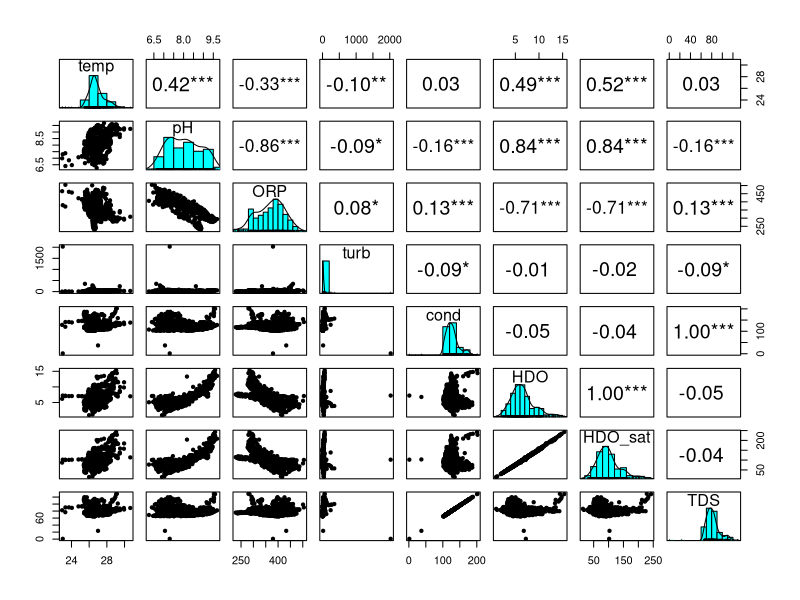
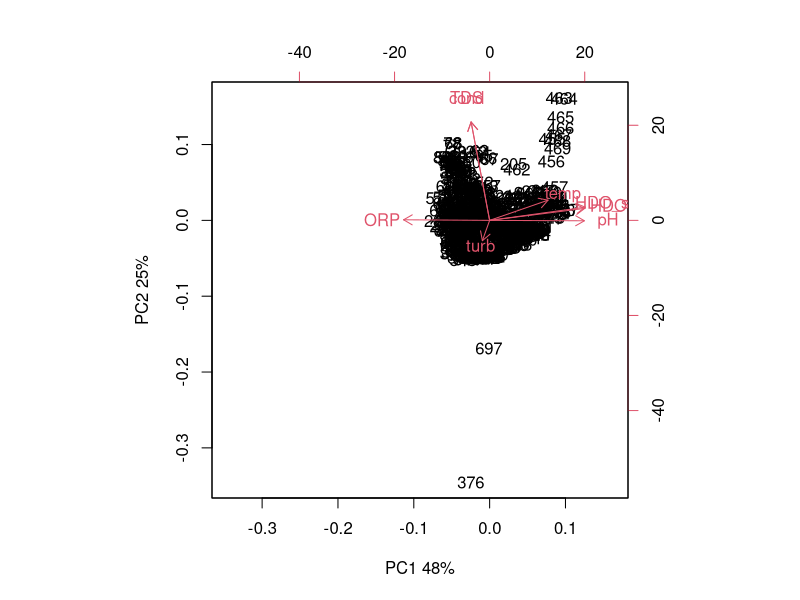
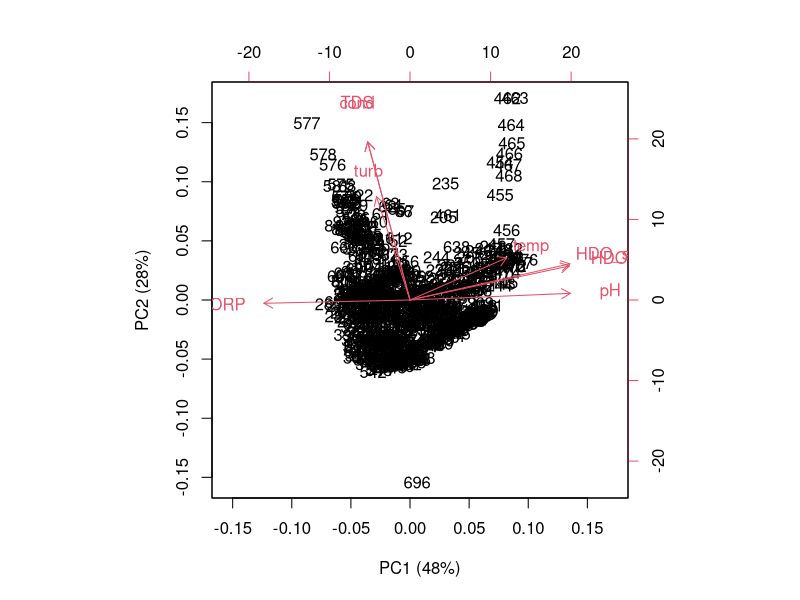
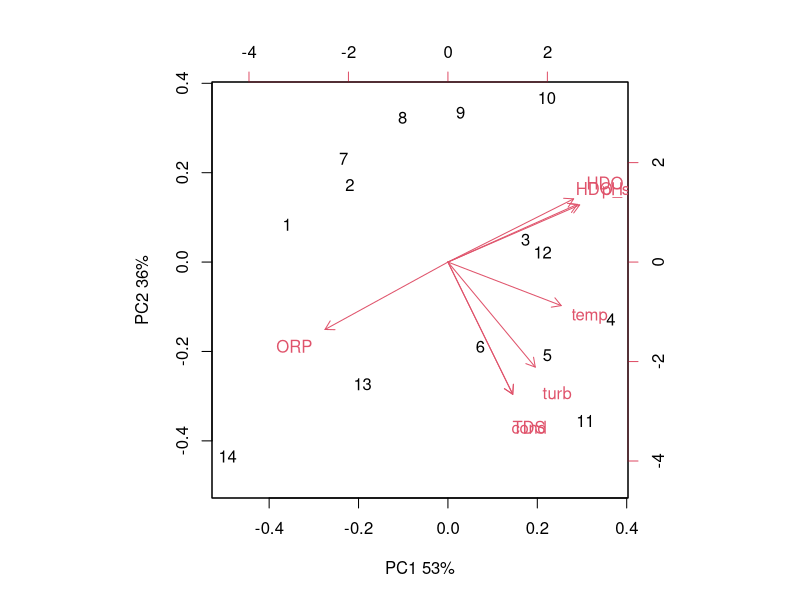
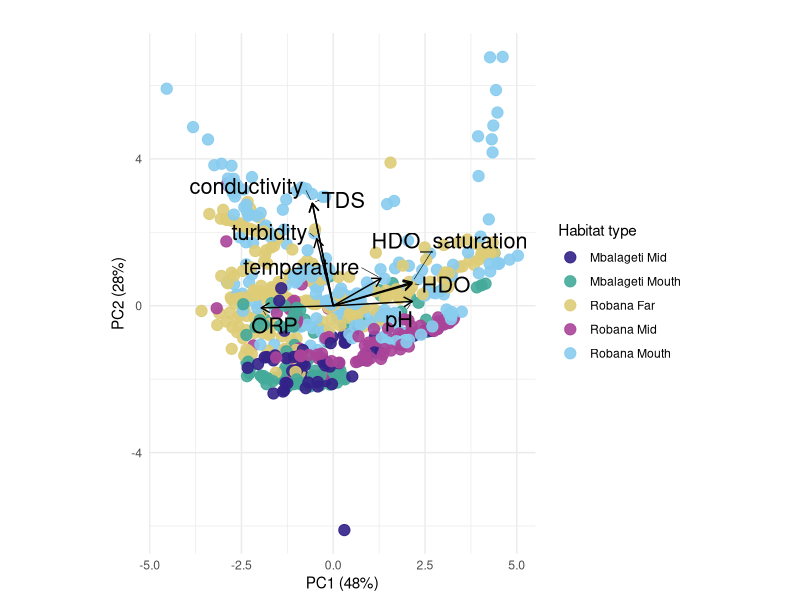
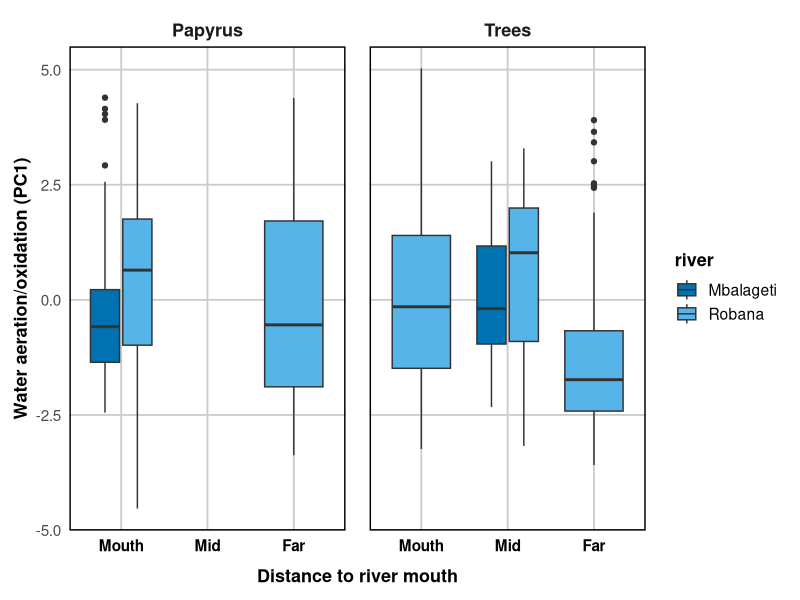
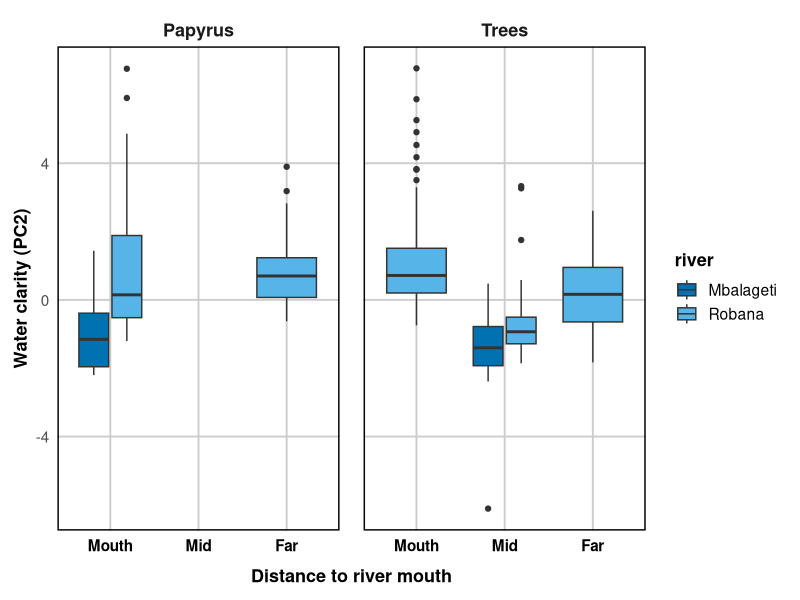
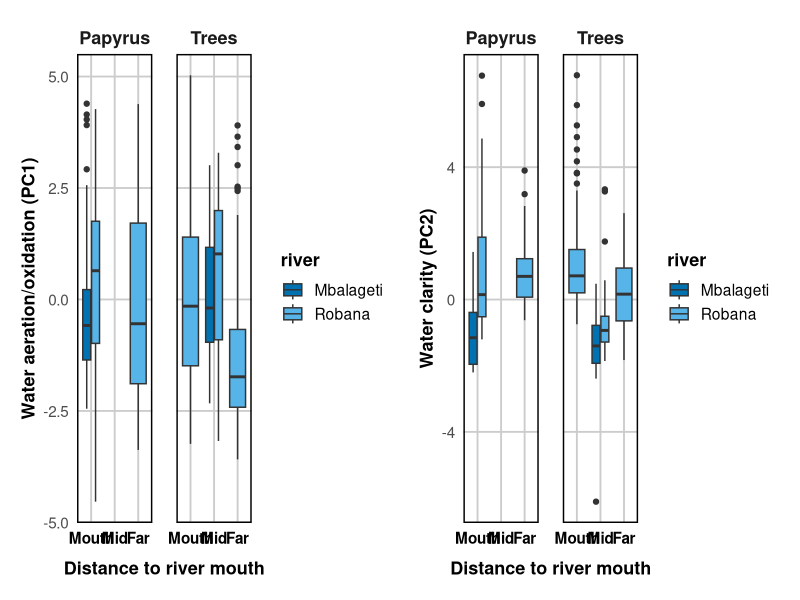

Source code (R) for these figures, in order: (Note: this script raises an error after producing the figures.)
rm(list = ls())

# load libraries
library(tidyverse)  # includes dplyr, ggplot2
library(vegan)      # multivariate analysis of ecological community data   
library(psych)      # useful for panel plots of multivariate datasets
library(ggrepel)    # label placement for ggplot2 to avoid overlapping text
library(patchwork)  # combine multiple ggplot2 plots into one layout 

# load data_water
data_water <- read.csv("data_water.csv") |>
  dplyr::mutate(transect_date_time = paste(transect_ID, substr(date_time_end, 1, 6), substr(date_time_start, 12, 16), sep = " "))|>
  mutate(date=as.Date(date, format= "%d-%b-%Y"),
         habitat_detailed = case_when(
           transect_ID %in% c("pap_1", "pap_2") ~ "Papyrus Mbalageti Mouth",
           transect_ID %in% c("pap_3", "pap_4") ~ "Papyrus Robana Mouth",
           transect_ID %in% c("pap_5", "pap_6") ~ "Papyrus Robana Far",
           transect_ID %in% c("tree_1", "tree_2") ~ "Tree Mbalageti Mid",
           transect_ID %in% c("tree_3", "tree_4") ~ "Tree Robana Mid",
           transect_ID %in% c("tree_5", "tree_6") ~ "Tree Robana Mouth",
           transect_ID %in% c("tree_7", "tree_8") ~ "Tree Robana Far",
           TRUE ~ NA_character_),
         habitat_main = case_when(
           transect_ID %in% c("pap_1", "pap_2","pap_3", "pap_4","pap_5", "pap_6" ) ~ "Papyrus",
           transect_ID %in% c("tree_1", "tree_2","tree_3", "tree_4","tree_5", "tree_6","tree_7", "tree_8") ~ "Trees",
           TRUE ~ NA_character_),
         distance_to_river_mouth= case_when(
           transect_ID %in% c("pap_1", "pap_2", "pap_3", "pap_4", "tree_5", "tree_6") ~ "Mouth",
           transect_ID %in% c("tree_1", "tree_2", "tree_3", "tree_4") ~ "Mid",
           transect_ID %in% c("pap_5", "pap_6", "tree_7", "tree_8") ~ "Far"
         ),
         distance_to_river_mouth= factor(distance_to_river_mouth, levels= c("Mouth", "Mid", "Far")),
         habitat_detailed_2= case_when(
           transect_ID %in% c("pap_1", "pap_2") ~ "Mbalageti Mouth",
           transect_ID %in% c("pap_3", "pap_4","tree_5", "tree_6") ~ "Robana Mouth",
           transect_ID %in% c("pap_5", "pap_6","tree_7", "tree_8") ~ "Robana Far",
           transect_ID %in% c("tree_1", "tree_2") ~ "Mbalageti Mid",
           transect_ID %in% c("tree_3", "tree_4") ~ "Robana Mid",
           TRUE ~ NA_character_),
         river= case_when(
           transect_ID %in% c("pap_1", "pap_2", "tree_1", "tree_2") ~ "Mbalageti",
           transect_ID %in% c("pap_3", "pap_4", "pap_5", "pap_6", "tree_3", "tree_4","tree_5", "tree_6", "tree_7", "tree_8") ~ "Robana"
         ))


# explore the correlations among the factors in a panel pairs plot
psych::pairs.panels(data_water |> dplyr::select(temp, pH, ORP, turb, cond, HDO, HDO_sat, TDS),smooth=F,ci=T,ellipses=F,stars=T,method="pearson")
# very strong relation between conductivity and TDS, one on one correlation
# HDO and HDO_sat one on one correlation
# strong negative correlation between ORP and HDO & HDO_sat
# strong positive correlation between pH and HDO
# strong negative correlation between pH and ORP

# PCA with all data
pca_input <- data_water |>
  dplyr::select(temp, pH, ORP, turb, cond, HDO, HDO_sat, TDS)|>
  filter(if_all(everything(), ~ !is.na(.) & !is.infinite(.)))

pca_result <- prcomp(pca_input,center=T, scale. = TRUE)
pca_result
summary(pca_result)

biplot(pca_result,xlab="PC1 48%",ylab="PC2 25%")

# korte selectie van paar outliers
data_water_selected <- data_water |> 
  slice(c(377, 740, 622))
  
write.csv(data_water_selected, "data_water_selected.csv", row.names = F)

# points 376, 621 and 739 suggest outliers
# point 376 has a very high turbidity, very low conductivity and low TDS, depth 0.46
# point 376 was recorded at 11:07:58, which coincides with the exact start time of the transect, seconds moved = 2 and meters moved = 2  suggesting the multiprobe may not yet have been fully submerged. The shallow depth (0.46m) supports this assumption. Partial submersion may also explain the unusually high HDO saturation and turbidity, as the sensors may have measured surface water or even been partially exposed to air.
# there is some time issue with the multimeter probe therefore it could be that the measurement already started but, while the transect was not yet started

# point 621: TDS relatively low, conductivity low, turbidity high, depth 0.47, suggest that the probe is held more close to the surface, point 696 is 0.81 meter and point 697 is 0.47 and 698 also 0.47 so maybe the probe was drawn a bit to the surface
# remove these two outliers from the data set, as these might nog be representative measurements
pca_input2 <- data_water |>
  dplyr::slice(c(-377, -740)) |>
  dplyr::select(temp, pH, ORP, turb, cond, HDO, HDO_sat, TDS)|>
  filter(if_all(everything(), ~ !is.na(.) & !is.infinite(.)))

pca_result <- prcomp(pca_input2,center=T, scale. = TRUE)
pca_result
summary(pca_result)

biplot(pca_result, xlab = "PC1 (48%)", ylab = "PC2 (28%)")
# now the plot looks better, still there seems to be a cluster of points to the right

# try PCA with averaged data
pca_input_avg <- data_water |>
  dplyr::slice(c(-377, -698)) |>
  dplyr::filter(if_all(c(temp, pH, ORP, turb, cond, HDO, HDO_sat, TDS),
                       ~ !is.na(.) & !is.infinite(.))) |>
  dplyr::group_by(transect_ID) |>
  dplyr::summarise(
    temp = mean(temp),
    pH = mean(pH),
    ORP = mean(ORP),
    turb = mean(turb),
    cond = mean(cond),
    HDO = mean(HDO),
    HDO_sat = mean(HDO_sat),
    TDS = mean(TDS),
    .groups = "drop"
  )

pca_result_avg <- prcomp(
  pca_input_avg |> dplyr::select(-transect_ID),
  center = TRUE,
  scale. = TRUE
)
pca_result_avg
summary(pca_result_avg)

biplot(pca_result_avg,xlab="PC1 53%",ylab="PC2 36%")
# so the raw data explains 48+25= 73% of all variation
# averaged data explains 53+36= 89% of all variation

# comparing the two biplots, the arrows of temp, turb, cond and TDS seem to change direction, so try o find out why this is

# compute correlation matrices
cor_raw <- cor(pca_input2, use = "pairwise.complete.obs")
cor_avg <- cor(pca_input_avg |> dplyr::select(temp, pH, ORP, turb, cond, HDO, HDO_sat, TDS), use = "pairwise.complete.obs")

# convert matrices to long format data frames
cor_raw_df <- as.data.frame(as.table(cor_raw)) |>
  rename(Var1 = Var1, Var2 = Var2, Correlation_raw = Freq)

cor_avg_df <- as.data.frame(as.table(cor_avg)) |>
  rename(Var1 = Var1, Var2 = Var2, Correlation_avg = Freq)

# join on Var1 and Var2
cor_compare <- left_join(cor_raw_df, cor_avg_df, by = c("Var1", "Var2")) |>
  arrange(Var1, Var2)

# view table
print(cor_compare)
# temperature vs turbidity changes from 0.14 (weak positive) in raw to 0.51 (moderate positive) in averaged.
# ORP vs turbidity flips from 0.21 (positive) in raw to -0.15 (negative) in averaged.
# conductivity vs turbidity increases from 0.41 (moderate) in raw to 0.85 (very strong positive) in averaged.
# conductivity vs temp flips from nearly zero (-0.007) in raw to 0.56 (moderate positive) in averaged.
# pH vs turbidity flips from -0.16 (weak negative) in raw to 0.24 (weak positive) in averaged.
# TDS vs temperature flips from -0.007 in raw to 0.56 (moderate positive) in averaged.
# TDS vs turbidity rises from 0.41 (moderate) in raw to 0.85 (very strong positive) in averaged
# conductivity vs pH flips from -0.19 (negative) in raw to +0.04 (near zero positive) in averaged.
# HDO vs turbidity shifts from -0.07 (near zero) in raw to 0.24 (weak positive) in averaged.
# HDO_sat vs turbidity shifts from -0.05 in raw to 0.27 in averaged.

# the averaging pca changed correlation and might hide variability 
# I want to use the clustering of the parameters to give indication of water aeration and water clarity so it might be better to have enough variability in the data and choose for the raw data instead of averaging data

# make plot
# get row indices to align the meta data (categories) with the rows of the pca input
rows_to_keep <- as.numeric(rownames(pca_input2))

# run PCA
pca_result <- prcomp(pca_input2, center = TRUE, scale. = TRUE)

# add the meta data (habitat categories) with the rows used in the PCA
habitat_vector <- data_water$habitat_detailed_2[rows_to_keep]

# extract PCA scores into a dataframe and add the habitat categories
scores <- as.data.frame(pca_result$x)
scores$habitat <- habitat_vector

# extract loadings (arrows) for the first pricinipal components PC1 and PC2 
loadings <- as.data.frame(pca_result$rotation[, 1:2])  
# label the variable names
loadings$varname <- rownames(loadings)
loadings$varname <- dplyr::recode(
  loadings$varname,
  "cond" = "conductivity",
  "turb" = "turbidity",
  "temp" = "temperature",
  "HDO_sat" = "HDO_saturation"
)

# adjust the x and y positions of the labels
loadings$nudge_x <- 0
loadings$nudge_y <- 0

loadings$nudge_x[loadings$varname == "TDS"] <- 0.5
loadings$nudge_x[loadings$varname == "conductivity"] <- -0.3
loadings$nudge_x[loadings$varname == "turbidity"] <- -0.3
loadings$nudge_x[loadings$varname == "temperature"] <- 0.1
loadings$nudge_x[loadings$varname == "HDO"] <- 0.4
loadings$nudge_x[loadings$varname == "HDO_saturation"] <- 0.4
loadings$nudge_y[loadings$varname == "HDO_saturation"] <- -0.1
loadings$nudge_y[loadings$varname == "ORP"] <- -0.1

# scale arrows for visibility
arrow_scale <- 4.5 
loadings$PC1 <- loadings$PC1 * arrow_scale
loadings$PC2 <- loadings$PC2 * arrow_scale

# plot
ggplot(scores, aes(x = PC1, y = PC2, color = habitat)) +
  geom_point(size = 3.5, alpha= 0.9) +
  geom_segment(data = loadings,
               aes(x = 0, y = 0, xend = PC1, yend = PC2),
               arrow = arrow(length = unit(0.25, "cm")),
               color = "black", linewidth = 0.5) +
  geom_text_repel(
    data = loadings,
    aes(x = PC1, y = PC2, label = varname),
    color = "black",
    size = 5.5,
    nudge_x = loadings$nudge_x,
    nudge_y = loadings$nudge_y,
    force_pull= 0.3,
    segment.color = "black",     
    segment.size = 0.2,          
    box.padding = 0.4,          
    point.padding = 0.2,      
    min.segment.length = 0
  )+
  labs(
    title = "",
    x = paste0("PC1 (", round(summary(pca_result)$importance[2, 1] * 100), "%)"),
    y = paste0("PC2 (", round(summary(pca_result)$importance[2, 2] * 100), "%)"),
    color = "Habitat type"
  ) +
  coord_fixed() +
  theme_minimal() +
  scale_color_manual(values = c("#332288", "#44AA99", "#DDCC77", "#AA4499", "#88CCEE"))

# from the PCA plot it seems that HDO saturation, HDO, pH and temperature are clustered over PC1
# these factors give an indication about water aeration, chemical water quality
# conductivity, TDS and turbidity cluster together over PC2, these factors give an indication about water clarity (visible water quality)

# with these PCA results it is possible to plot the water parameters together in one plot instead of every parameters separately
# therefore need to extract the PCA values and make a data frame of it

# extract PCA values and add as column to data water
scores <- as.data.frame(pca_result$x)

# add metadata of data water by matching rows
meta <- data_water[rows_to_keep, ]  
pca_with_meta <- cbind(meta, scores)

# plot PC1 which represents water aeration (chemical water quality)
plot1 <- ggplot(pca_with_meta, aes(x = distance_to_river_mouth, y = PC1, fill= river)) +
  geom_boxplot()+
  facet_grid(~habitat_main)+
  theme(text= element_text(size=14))+
  labs(x= "Distance to river mouth", y= "Water aeration/oxidation (PC1)")+
  scale_fill_manual(values = c(
    "Mbalageti" = "#0072B2",
    "Robana" = "#56B4E9"))+
  theme_minimal(base_size = 14) +
  theme(
    axis.title = element_text(size = 13, face="bold"),
    axis.title.x = element_text(size = 13, face = "bold", margin = margin(t = 10)),
    axis.text.x = element_text(size = 11, face = "bold", color="black"), 
    axis.text = element_text(size = 11),
    legend.position = "right",
    legend.title = element_text(size = 13, face = "bold"),
    strip.text = element_text(size = 13, face = "bold"),
    panel.grid.major.x = element_line(color = "grey80", linetype = "solid"),
    panel.grid.major.y = element_line(color = "grey80", linetype = "solid"),
    panel.grid.minor = element_blank(),
    panel.spacing = unit(1.2, "lines"),
    panel.border = element_rect(color = "black", size = 1, fill = NA),
    plot.margin = margin(10, 10, 10, 10)
  )
plot1

# plot PC2 which represents water clarity (visible water quality)
plot2 <- ggplot(pca_with_meta, aes(x = distance_to_river_mouth, y = PC2, fill= river)) +
  geom_boxplot()+
  facet_grid(~habitat_main)+
  theme(text= element_text(size=14))+
  labs(x= "Distance to river mouth", y= "Water clarity (PC2)")+
  scale_fill_manual(values = c(
    "Mbalageti" = "#0072B2",
    "Robana" = "#56B4E9"))+
  theme_minimal(base_size = 14) +
  theme(
    axis.title = element_text(size = 13, face="bold"),
    axis.title.x = element_text(size = 13, face = "bold", margin = margin(t = 10)),
    axis.text.x = element_text(size = 11, face = "bold", color="black"), 
    axis.text = element_text(size = 11),
    legend.position = "right",
    legend.title = element_text(size = 13, face = "bold"),
    strip.text = element_text(size = 13, face = "bold"),
    panel.grid.major.x = element_line(color = "grey80", linetype = "solid"),
    panel.grid.major.y = element_line(color = "grey80", linetype = "solid"),
    panel.grid.minor = element_blank(),
    panel.spacing = unit(1.2, "lines"),
    panel.border = element_rect(color = "black", size = 1, fill = NA),
    plot.margin = margin(10, 10, 10, 10)
  )
plot2

# make combined plot
combined_plot <- plot1 | plot2
print(combined_plot)
ggsave("combined_plot.png", combined_plot, width = 12, height = 6, dpi = 300)

# test the effects of river and distance to river mouth on the water quality PC's
# anova PC1 (chemical water quality)
model_pc1 <- lmer(PC1 ~ river + distance_to_river_mouth + (1 | transect_ID), data = pca_with_meta)
anova(model_pc1)
# river no significant effect
# distance to river mouth significant effect
summary(model_pc1)
# Robana not significantly higher 
# mid distance not significantly higher than mouth
# far distance is significantly lower than mouth
# little variance of transect ID

# test without the random effect
model_pc1a <- lm(PC1 ~ river + distance_to_river_mouth, data = pca_with_meta)
anova(model_pc1a)
summary(model_pc1a)
# now Robana river significantly higher??
# mid distance significantly higher than mouth
# far distance significantly lower than mouth

# compare models
anova(model_pc1, model_pc1a)
# AIC lower for model pc1 and the p<0.05 so keep the random effect included in the model

# anova PC2
model_pc2 <- lmer(PC2 ~ river + distance_to_river_mouth + (1 | transect_ID) , data = pca_with_meta)
anova(model_pc2)
# river had a significant effect
# significant effect of distance to river mouth
summary(model_pc2)
# some variance between transects
# Robana significantly higher values 
# mid distance signficantly lower than mouth --> lower value for water clarity actually means a better water quality, cause lower values of turbditity, TDS and cond
# far distance not significantly lower than mouth

# try model without random effect
model_pc2a <- lm(PC2 ~ river + distance_to_river_mouth, data = pca_with_meta)
anova(model_pc2a)
# both river and distance to river highly significant
summary(model_pc2a)
# Robana significantly higher 
# mid distance signifcantly lower than mouth
# far distance significantly lower than mouth

# compared models
anova (model_pc2, model_pc2a)
# AIC model pc2 is lower and the pvalue < 0.001 indicating to keep the random effect in the model


# take average values for PC1 and PC2 for every transect so the number of observations is reduced to 94 to be used in SEM
PCA_data <- pca_with_meta |>
  group_by(transect_ID,river, habitat_detailed, habitat_detailed_2, distance_to_river_mouth, habitat_main, date) |>
  dplyr::summarise(
    chemical_water_quality_PC1 = mean(PC1),
    visible_water_quality_PC2 = mean(PC2),
    .groups = "drop"
  )

# save as csv to use in SEM
write.csv(PCA_data, "PCA_data.csv", row.names = FALSE)
